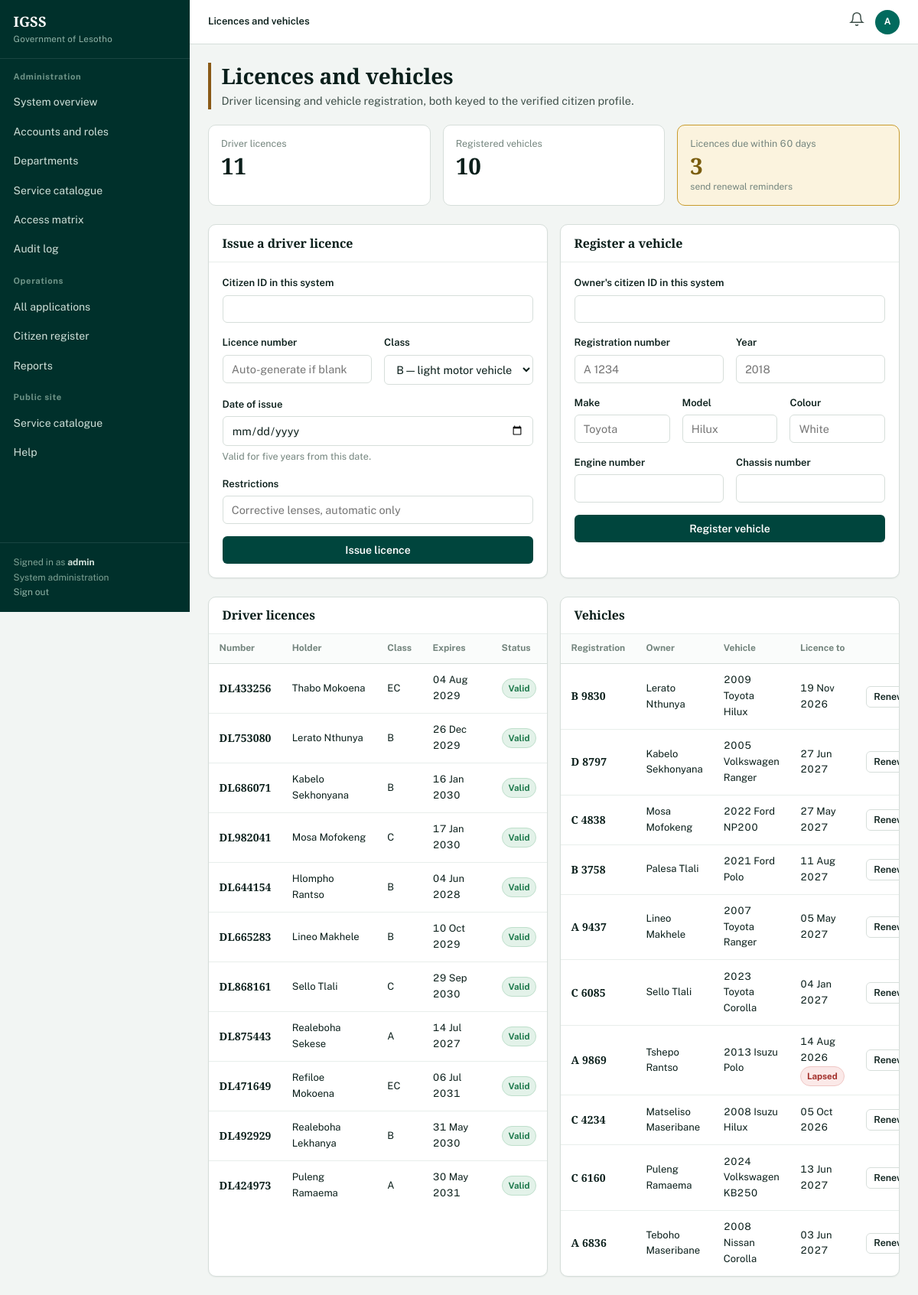
Screenshot of /departments/traffic (signed in) with the database file from the repository.
### models.py (models this page shows, shortened)
class User(UserMixin, db.Model):
    __tablename__ = "users"
    id = db.Column(db.Integer, primary_key=True)
    username = db.Column(db.String(64), unique=True, nullable=False, index=True)
    email = db.Column(db.String(120), unique=True, nullable=False, index=True)
    password_hash = db.Column(db.String(200), nullable=False)
    role = db.Column(db.String(20), nullable=False, default="citizen")  # citizen|employee|admin
    active = db.Column(db.Boolean, default=True)
    last_login = db.Column(db.DateTime)
    created_at = db.Column(db.DateTime, default=datetime.utcnow)
    citizen = db.relationship("Citizen", back_populates="user", uselist=False,
                              cascade="all, delete-orphan")
    employee = db.relationship("Employee", back_populates="user", uselist=False,
                               cascade="all, delete-orphan")
    notifications = db.relationship("Notification", back_populates="user",
                                    cascade="all, delete-orphan",
                                    order_by="Notification.created_at.desc()")
    audit_logs = db.relationship("AuditLog", back_populates="user")
    @property
    def is_citizen(self):
        return self.role == "citizen"
    @property
    def is_employee(self):
        return self.role == "employee"
    @property
    def is_admin(self):
        return self.role == "admin"
    @property
    def display_name(self):
        if self.citizen:
            return f"{self.citizen.first_name} {self.citizen.last_name}"
        if self.employee:
            return self.employee.full_name
        return self.username
    @property
    def initials(self):
        parts = self.display_name.split()
        return "".join(p[0] for p in parts[:2]).upper() or "?"
    @property
    def unread_count(self):
        return sum(1 for n in self.notifications if not n.read)

class DriverLicence(db.Model):
    __tablename__ = "driver_licences"
    id = db.Column(db.Integer, primary_key=True)
    citizen_id = db.Column(db.Integer, db.ForeignKey("citizens.id"))
    licence_no = db.Column(db.String(20), unique=True, index=True)
    licence_class = db.Column(db.String(10))  # A, B, C, EC ...
    issue_date = db.Column(db.Date)
    expiry_date = db.Column(db.Date)
    restrictions = db.Column(db.String(120))
    status = db.Column(db.String(20), default="Valid")
    citizen = db.relationship("Citizen", back_populates="licences")
    @property
    def is_valid(self):
        return self.status == "Valid" and self.expiry_date and self.expiry_date >= date.today()

class Citizen(db.Model):
    __tablename__ = "citizens"
    id = db.Column(db.Integer, primary_key=True)
    user_id = db.Column(db.Integer, db.ForeignKey("users.id"), unique=True)
    national_id = db.Column(db.String(20), unique=True, nullable=False, index=True)
    first_name = db.Column(db.String(60), nullable=False)
    last_name = db.Column(db.String(60), nullable=False)
    date_of_birth = db.Column(db.Date)
    gender = db.Column(db.String(10))
    phone = db.Column(db.String(20))
    email = db.Column(db.String(120))
    address = db.Column(db.String(200))
    district = db.Column(db.String(40))
    verified = db.Column(db.Boolean, default=False)
    verified_on = db.Column(db.DateTime)
    verified_by = db.Column(db.String(80))
    created_at = db.Column(db.DateTime, default=datetime.utcnow)
    user = db.relationship("User", back_populates="citizen")
    applications = db.relationship("Application", back_populates="citizen",
                                   cascade="all, delete-orphan",
                                   order_by="Application.submitted_at.desc()")
    documents = db.relationship("Document", back_populates="citizen",
                                cascade="all, delete-orphan")
    payments = db.relationship("Payment", back_populates="citizen",
                               cascade="all, delete-orphan")
    vehicles = db.relationship("Vehicle", back_populates="citizen",
                               cascade="all, delete-orphan")
    licences = db.relationship("DriverLicence", back_populates="citizen",
                               cascade="all, delete-orphan")
    passports = db.relationship("Passport", back_populates="citizen",
                                cascade="all, delete-orphan")
    police_records = db.relationship("PoliceRecord", back_populates="citizen",
                                     cascade="all, delete-orphan")
    pension_records = db.relationship("PensionRecord", back_populates="citizen",
                                      cascade="all, delete-orphan")
    finance_record = db.relationship("FinanceRecord", back_populates="citizen",
                                     uselist=False, cascade="all, delete-orphan")
    civil_records = db.relationship("CivilRecord", back_populates="citizen",
                                    cascade="all, delete-orphan")
    @property
    def full_name(self):
        return f"{self.first_name} {self.last_name}"

class Vehicle(db.Model):
    __tablename__ = "vehicles"
    id = db.Column(db.Integer, primary_key=True)
    citizen_id = db.Column(db.Integer, db.ForeignKey("citizens.id"))
    registration_no = db.Column(db.String(20), unique=True, index=True)
    make = db.Column(db.String(40))
    model = db.Column(db.String(40))
    year = db.Column(db.Integer)
    colour = db.Column(db.String(30))
    engine_no = db.Column(db.String(40))
    chassis_no = db.Column(db.String(40))
    licence_expiry = db.Column(db.Date)
    roadworthy_expiry = db.Column(db.Date)
    status = db.Column(db.String(20), default="Active")
    citizen = db.relationship("Citizen", back_populates="vehicles")
    @property
    def licence_valid(self):
        return self.licence_expiry and self.licence_expiry >= date.today()

### blueprints/departments.py (the view)
@departments_bp.route("/traffic")
@employee_required
@department_required("TRF")
def traffic():
    licences = DriverLicence.query.order_by(DriverLicence.id.desc()).limit(40).all()
    vehicles = Vehicle.query.order_by(Vehicle.id.desc()).limit(40).all()
    expiring = [v for v in Vehicle.query.all()
                if v.licence_expiry and v.licence_expiry < date.today() + timedelta(days=60)]
    return render_template("departments/traffic.html", licences=licences,
                           vehicles=vehicles, expiring=expiring)

### models.py (called while the page is built)
@login_manager.user_loader
def load_user(user_id):
    return db.session.get(User, int(user_id))

### utils/security.py (called while the page is built)
def role_required(*roles):
    def decorator(view):
        @wraps(view)
        def wrapped(*args, **kwargs):
            if not current_user.is_authenticated:
                return redirect(url_for("auth.login", next=request.path))
            if current_user.role not in roles:
                flash("Your account does not have access to that area.", "danger")
                return redirect(url_for("main.home"))
            return view(*args, **kwargs)
        return wrapped
    return decorator

def department_required(*codes):
    def decorator(view):
        @wraps(view)
        def wrapped(*args, **kwargs):
            if not current_user.is_authenticated:
                return redirect(url_for("auth.login", next=request.path))
            if current_user.is_admin:
                return view(*args, **kwargs)
            emp = getattr(current_user, "employee", None)
            if not emp or not emp.department or emp.department.code not in codes:
                abort(403)
            return view(*args, **kwargs)
        return wrapped
    return decorator

### templates/departments/traffic.html (shortened to what this page needs)
{% extends "base.html" %}
{% from "partials/macros.html" import stat, empty %}
{% block crumb %}<strong>Licences and vehicles</strong>{% endblock %}
{% block sidebar %}{% include "partials/nav.html" %}{% endblock %}
{% block content %}
<div class="page-head"><div class="striped" style="--stripe:var(--dept-TRF)">
  <h1>Licences and vehicles</h1>
  <p class="lead">Driver licensing and vehicle registration, both keyed to the verified
     citizen profile.</p>
</div></div>
<div class="grid grid-3 mb-3">
  {{ stat("Driver licences", licences|length) }}
  {{ stat("Registered vehicles", vehicles|length) }}
  {{ stat("Licences due within 60 days", expiring|length, "send renewal reminders", attention=expiring|length > 0) }}
</div>
<div class="grid grid-2 mb-3">
  <form method="post" action="{{ url_for('departments.issue_licence') }}" class="panel">
    <div class="panel-head"><h3>Issue a driver licence</h3></div>
    <div class="panel-body">
      <div class="field">
        <label for="l_citizen">Citizen ID in this system</label>
        <input type="number" id="l_citizen" name="citizen_id" required>
      </div>
      <div class="field-row">
        <div class="field">
          <label for="licence_no">Licence number</label>
          <input type="text" id="licence_no" name="licence_no" placeholder="Auto-generate if blank">
        </div>
        <div class="field">
          <label for="licence_class">Class</label>
          <select id="licence_class" name="licence_class">
            <option value="B" selected>B — light motor vehicles</option>
          </select>
        </div>
      </div>
      <div class="field">
        <label for="issue_date">Date of issue</label>
        <input type="date" id="issue_date" name="issue_date">
        <div class="hint">Valid for five years from this date.</div>
      </div>
      <div class="field">
        <label for="restrictions">Restrictions</label>
        <input type="text" id="restrictions" name="restrictions" placeholder="Corrective lenses, automatic only">
      </div>
      <button class="btn btn-primary btn-block" type="submit">Issue licence</button>
    </div>
  </form>
  <form method="post" action="{{ url_for('departments.register_vehicle') }}" class="panel">
    <div class="panel-head"><h3>Register a vehicle</h3></div>
    <div class="panel-body">
      <div class="field">
        <label for="v_citizen">Owner's citizen ID in this system</label>
        <input type="number" id="v_citizen" name="citizen_id" required>
      </div>
      <div class="field-row">
        <div class="field">
          <label for="registration_no">Registration number</label>
          <input type="text" id="registration_no" name="registration_no" placeholder="A 1234" required>
        </div>
        <div class="field">
          <label for="year">Year</label>
          <input type="number" id="year" name="year" min="1950" max="2030" placeholder="2018">
        </div>
      </div>
      <div class="field-row">
        <div class="field"><label for="make">Make</label>
          <input type="text" id="make" name="make" placeholder="Toyota"></div>
        <div class="field"><label for="model">Model</label>
          <input type="text" id="model" name="model" placeholder="Hilux"></div>
        <div class="field"><label for="colour">Colour</label>
          <input type="text" id="colour" name="colour" placeholder="White"></div>
      </div>
      <div class="field-row">
        <div class="field"><label for="engine_no">Engine number</label>
          <input type="text" id="engine_no" name="engine_no"></div>
        <div class="field"><label for="chassis_no">Chassis number</label>
          <input type="text" id="chassis_no" name="chassis_no"></div>
      </div>
      <button class="btn btn-primary btn-block" type="submit">Register vehicle</button>
    </div>
  </form>
</div>
<div class="grid grid-2">
  <div class="panel">
    <div class="panel-head"><h2>Driver licences</h2></div>
    {% if licences %}
      <div class="table-wrap">
      <table>
        <thead><tr><th>Number</th><th>Holder</th><th>Class</th><th>Expires</th><th>Status</th></tr></thead>
        <tbody>
          {% for l in licences %}
            <tr>
              <td class="mono-ref">{{ l.licence_no }}</td>
              <td class="small">{{ l.citizen.full_name if l.citizen else '—' }}</td>
              <td class="small">{{ l.licence_class }}</td>
              <td class="small">{{ l.expiry_date.strftime('%d %b %Y') if l.expiry_date else '—' }}</td>
              <td>{% if l.is_valid %}<span class="badge badge-approved">Valid</span>
                  {% else %}<span class="badge badge-rejected">Expired</span>{% endif %}</td>
            </tr>
          {% endfor %}
        </tbody>
      </table>
      </div>
    {% else %}
      <div class="panel-body"><p class="small muted mb-0">No licences issued yet.</p></div>
    {% endif %}
  </div>
  <div class="panel">
    <div class="panel-head"><h2>Vehicles</h2></div>
    {% if vehicles %}
      <div class="table-wrap">
      <table>
        <thead><tr><th>Registration</th><th>Owner</th><th>Vehicle</th><th>Licence to</th><th></th></tr></thead>
        <tbody>
          {% for v in vehicles %}
            <tr>
              <td class="mono-ref">{{ v.registration_no }}</td>
              <td class="small">{{ v.citizen.full_name if v.citizen else '—' }}</td>
              <td class="small">{{ v.year or '' }} {{ v.make }} {{ v.model }}</td>
              <td class="small">{{ v.licence_expiry.strftime('%d %b %Y') if v.licence_expiry else '—' }}
                {% if not v.licence_valid %}<span class="badge badge-rejected">Lapsed</span>{% endif %}</td>
              <td class="text-right">
                <form method="post" action="{{ url_for('departments.renew_vehicle', veh_id=v.id) }}">
                  <button class="btn btn-outline btn-sm" type="submit">Renew</button></form></td>
            </tr>
          {% endfor %}
        </tbody>
      </table>
      </div>
    {% else %}
      <div class="panel-body"><p class="small muted mb-0">No vehicles registered yet.</p></div>
    {% endif %}
  </div>
</div>
{% endblock %}

### templates/base.html (shortened to what this page needs)
<!DOCTYPE html>
<html lang="en">
<head>
<link rel="stylesheet" href="{{ url_for('static', filename='css/style.css') }}">
</head>
<body>
<div class="shell">
  <aside class="sidebar">
    <div class="sidebar-brand">
      <a href="{{ url_for('main.dashboard_router') }}" style="text-decoration:none">
        <span class="crest">{{ SYSTEM_SHORT }}</span>
        <span class="crest-sub">{{ ORGANISATION }}</span>
      </a>
    </div>
    {% block sidebar %}{% endblock %}
    <div class="sidebar-foot">
      Signed in as <strong style="color:#CFE0D9">{{ current_user.display_name }}</strong><br>
      {% if current_user.is_employee and current_user.employee and current_user.employee.department %}
        {{ current_user.employee.department.name }}<br>
      {% elif current_user.is_admin %}
        System administration<br>
      {% endif %}
      <a href="{{ url_for('auth.logout') }}" style="color:#8FB3A7">Sign out</a>
    </div>
  </aside>
  <div class="main">
    <header class="topbar">
      <div class="crumb">{% block crumb %}{% endblock %}</div>
      <div class="topbar-actions">
        <a class="bell" data-bell href="{{ url_for('citizen.notifications') }}"
           aria-label="Notifications" title="Notifications">
          <svg width="20" height="20" viewBox="0 0 24 24" fill="none"
               stroke="currentColor" stroke-width="1.8" stroke-linecap="round">
            <path d="M18 8A6 6 0 0 0 6 8c0 7-3 9-3 9h18s-3-2-3-9"/>
            <path d="M13.7 21a2 2 0 0 1-3.4 0"/>
          </svg>
        </a>
        <span class="avatar" title="{{ current_user.display_name }}">{{ current_user.initials }}</span>
      </div>
    </header>
    <main class="content">
      {% block content %}{% endblock %}
    </main>
  </div>
</div>
</body>
</html>

### rows the page displays
User: display_name "admin", initials "A"
DriverLicence: licence_no "DL433256", citizen "Thabo Mokoena", licence_class "EC", expiry_date "04 Aug 2029", status "Valid"
DriverLicence: licence_no "DL753080", citizen "Lerato Nthunya", licence_class "B", expiry_date "26 Dec 2029", status "Valid"
DriverLicence: licence_no "DL686071", citizen "Kabelo Sekhonyana", licence_class "B", expiry_date "16 Jan 2030", status "Valid"
DriverLicence: licence_no "DL982041", citizen "Mosa Mofokeng", licence_class "C", expiry_date "17 Jan 2030", status "Valid"
DriverLicence: licence_no "DL644154", citizen "Hlompho Rantso", licence_class "B", expiry_date "04 Jun 2028", status "Valid"
DriverLicence: licence_no "DL665283", citizen "Lineo Makhele", licence_class "B", expiry_date "10 Oct 2029", status "Valid"
DriverLicence: licence_no "DL868161", citizen "Sello Tlali", licence_class "C", expiry_date "29 Sep 2030", status "Valid"
DriverLicence: licence_no "DL875443", citizen "Realeboha Sekese", licence_class "A", expiry_date "14 Jul 2027", status "Valid"
DriverLicence: licence_no "DL471649", citizen "Refiloe Mokoena", licence_class "EC", expiry_date "06 Jul 2031", status "Valid"
DriverLicence: licence_no "DL492929", citizen "Realeboha Lekhanya", licence_class "B", expiry_date "31 May 2030", status "Valid"
DriverLicence: licence_no "DL424973", citizen "Puleng Ramaema", licence_class "A", expiry_date "30 May 2031", status "Valid"
Vehicle: registration_no "B 9830", citizen "Lerato Nthunya", year "2009", make "Toyota", model "Hilux", licence_expiry "19 Nov 2026"
Vehicle: registration_no "D 8797", citizen "Kabelo Sekhonyana", year "2005", make "Volkswagen", model "Ranger", licence_expiry "27 Jun 2027"
Vehicle: registration_no "C 4838", citizen "Mosa Mofokeng", year "2022", make "Ford", model "NP200", licence_expiry "27 May 2027"
Vehicle: registration_no "B 3758", citizen "Palesa Tlali", year "2021", make "Ford", model "Polo", licence_expiry "11 Aug 2027"
Vehicle: registration_no "A 9437", citizen "Lineo Makhele", year "2007", make "Toyota", model "Ranger", licence_expiry "05 May 2027"
Vehicle: registration_no "C 6085", citizen "Sello Tlali", year "2023", make "Toyota", model "Corolla", licence_expiry "04 Jan 2027"
Vehicle: registration_no "A 9869", citizen "Tshepo Rantso", year "2013", make "Isuzu", model "Polo", licence_expiry "14 Aug 2026", shows "Lapsed"
Vehicle: registration_no "C 4234", citizen "Matseliso Maseribane", year "2008", make "Isuzu", model "Hilux", licence_expiry "05 Oct 2026"
Vehicle: registration_no "C 6160", citizen "Puleng Ramaema", year "2024", make "Volkswagen", model "KB250", licence_expiry "13 Jun 2027"
Vehicle: registration_no "A 6836", citizen "Teboho Maseribane", year "2008", make "Nissan", model "Corolla", licence_expiry "03 Jun 2027"

### other values shown
{{ SYSTEM_SHORT }} "IGSS"
{{ ORGANISATION }} "Government of Lesotho"
{{ label }} "Driver licences Registered vehicles Licences due within 60 days"
{{ value }} "11 10 3"
{{ foot }} "send renewal reminders"
